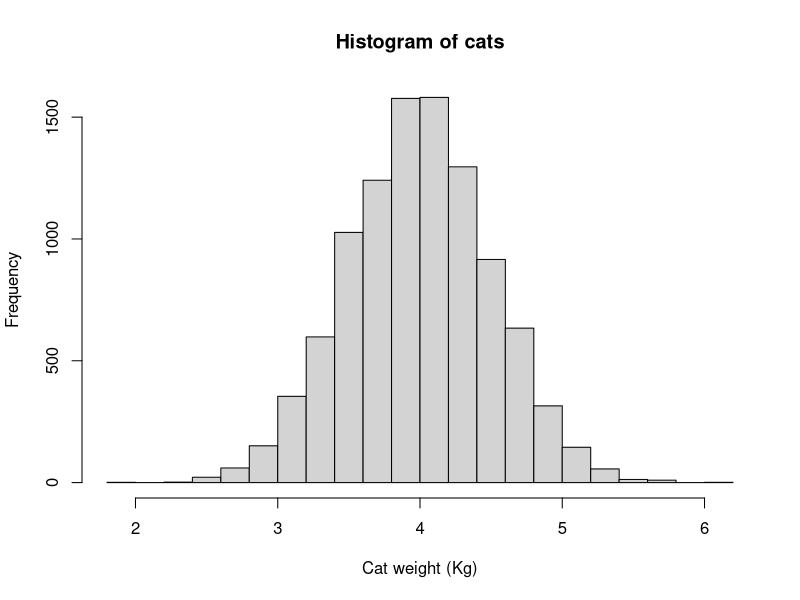

Recreate this plot in R. (Note: this script raises an error after producing the figure.)
## HEADER ####
## Who: <YOUR NAME>
## https://dsgarage.netlify.app/
## What: 2.1 Question, explore, analyze
## Last edited: <DATE TODAY in yyyy-mm-dd format)
####


## CONTENTS ####
# 2.2.1 Use of the histogram
# 2.2.2 Gaussian: that ain't normal
# 2.2.3 Poisson
# 2.2.4 Binomial
# 2.2.5 Diagnosing the distribution

# 2.2.1 Use of the histogram ####

# Try this:

# Adult domestic cats weight approximately 4 Kg on average
# with a standard deviation of approximately +/1 0.5 Kg

# Let's simulate some fake weight data for 1000 cats
help(rnorm) # A very useful function
help(set.seed) # If we use this, we can replicate "random data"
set.seed(42)
cats <- rnorm(n = 10000,
              mean = 4,
              sd = 0.5)
cats[1:10] # The first 10 cats

help(hist)
hist(x = cats,
     xlab = "Cat weight (Kg)")

# Try this:
# simulation of samples

help(sample) # randomly sample the cats vector
help(vector) # Initialize a variable to hold our sample means

# We will do a "for loop" with for()

mymeans <- vector(mode = "numeric",
                  length = 100)
mymeans # Empty

for(i in 1:100){
  mysample <- sample(x = cats, # Takes a random sample
                    size = 30)
  
  mymean[i] <- mean(mysample) # stores sample mean in ith vector address

  }
mymean # Our samples

hist(x = mymean,
     xlab = "Mean of samples",
     main = "100 cat weight samples (n = 30/sample)")
abline(v = mean(mymean), col = "red", lty = 2, lwd = 2)

# 2.2.2 Gaussian: that ain't normal ####

# Data
(myvar <- c(1,4,8,3,5,3,8,4,5,6))

# Mean the "hard" way
(myvar.mean <- sum(myvar)/length(myvar))

# Mean the easy way
mean(myvar)

# Variance the "hard" way 
# (NB this is the sample variance with [n-1])
(sum((myvar-myvar.mean)^2 / (length(myvar)-1)))

# Variance the easy way 
var(myvar)

# Std dev the easy way
sqrt(var(myvar))

## Gaussian variations ####
# Try this:

# 4 means
(meanvec <- c(10, 7, 10, 10))

# 4 standard deviations
(sdvec <- c(2, 2, 1, 3))

# Make a baseline plot
x <- seq(0,20, by = .1)

# Probabilities for our first mean and sd
y1 <- dnorm(x = x, 
            mean = meanvec[1],
            sd = sdvec[1])

# Baseline plot of 1st mean and sd
plot(x = x, y = y1, ylim = c(0, .4),
     col = "goldenrod",
     lwd = 2, type = "l",
     main = "Gaussian fun 
     \n mean -> curve position; sd -> shape",
     ylab = "Density",
     xlab = "(Arbitrary) Measure")

# Make distribution lines
mycol <- c("red", "blue", "green")
for(i in 1:3){
  y <- dnorm(x = x, 
                mean = meanvec[i+1],
                sd = sdvec[i+1])
  lines(x = x, y = y, 
        col = mycol[i],
        lwd = 2, type = "l")
}

# Add a legend
legend(title = "mean (sd)",
       legend = c("10 (1)", "10 (2)", 
                  "10 (3)", "  7 (2)"),
       lty = c(1,1,1,1), lwd = 2,
       col = c("blue", "goldenrod", "green", "red"),
       x = 15, y = .35)

## q-q- Gaussian ####

# Try This:

library(car) # Might need to install {car}

# Set graph output to 2 x 2 grid
# (we will set it back to 1 x 1 later)
par(mfrow = c(2,2)) 

# Small Gaussian sample
set.seed(42)
sm.samp <- rnorm(n = 10, 
                 mean = 10, sd = 2)

qqPlot(x = sm.samp, 
       dist = "norm", # C'mon guys, Gaussian ain't normal!
       main = "Small sample Gaussian")

# Large Gaussian sample
set.seed(42)
lg.samp <- rnorm(n = 1000, 
                 mean = 10, sd = 2)

qqPlot(x = lg.samp, 
       dist = "norm", 
       main = "Large sample Gaussian")

# Non- Gaussian sample
set.seed(42)
uni <- runif(n = 50, 
                 min = 3, max = 17)

qqPlot(x = uni, 
       dist = "norm", 
       main = "Big deviation at top")

par(mfrow = c(1,1))



# 2.2.3 Poisson ####

# Try this:

# E.g. (simulated) Number of ewes giving birth to triplets
# The counts were made in one year 1n 100 similar flocks (<20 ewes)
set.seed(42)
mypois <- rpois(n = 100, lambda = 3)
hist(mypois,
     main = "Ewes with triplets",
     xlab = "Count of triplets")

# Try this:
# 3 lambdas
(lambda <- c(1, 3, 5))

# Make a baseline plot
x <- seq(0, 15, by = 1)

# Probabilities for our first lambda
y1 <- dpois(x = x, 
            lambda = lambda[1])

# Baseline plot Pois
plot(x = x, y = y1, ylim = c(0, .4),
     col = "goldenrod",
     lwd = 2, type = "b",
     main = "Poisson fun",
     ylab = "Density",
     xlab = "(Arbitrary) Count")

# Make distribution lines
mycol <- c("red", "blue")
for(i in 1:2){
  y <- dpois(x = x, 
             lambda = lambda[i+1])
  lines(x = x, y = y, 
        col = mycol[i],
        lwd = 2, type = "b")
}

# Add a legend
legend(title = "lambda",
       legend = c("1", "3", "5"),
       lty = c(1,1,1,1), lwd = 2,
       col = c("goldenrod", "red", "blue"),
       x = 12, y = .35)


# 2.2.4 Binomial ####

# Try this:
# dormouse presence:
set.seed(42)
rbinom(n = 50, # Number of "experiments", here nestboxes checked
       size = 1, # Number of checks, one check per nestbox
       prob = .3) # Probability of presence

# Try this:
# Flip a fair coin:
set.seed(42)
rbinom(n = 20, # Number of "experiments", 20 people flipping a coin
       size = 10, # Number of coin flips landing on "heads" out of 10 flips per person
       prob = .5) # Probability of "heads"


# Try this:

# Binomial parameters
# 3 n of trial values
(n <- c(10, 10, 20))

# 3 probability values
(p <- c(.5, .8, .5))

# Make a baseline plot
x <- seq(0, 20, by = 1)

# Probabilities for our first set of parameters
y1 <- dbinom(x = x, 
            size = n[1],
            prob = p[1])

# Baseline plot Binom
plot(x = x, y = y1, ylim = c(0, .4),
     col = "goldenrod",
     lwd = 2, type = "b",
     main = "Binomial fun",
     ylab = "Density",
     xlab = "(Arbitrary) # \"Successes\"")

# Make distribution lines
mycol <- c("red", "blue")
for(i in 1:2){
  y <- dbinom(x = x, 
             size = n[i+1],
             prob = p[i+1])
  lines(x = x, y = y, 
        col = mycol[i],
        lwd = 2, type = "b")
}

# Add a legend
legend(title = "Parameters",
       legend = c("n = 10, p = 0.50", 
                  "n = 10, p = 0.80",
                  "n = 20, p = 0.50"),
       lty = c(1,1,1,1), lwd = 2,
       col = c("goldenrod", "red", "blue"),
       x = 13, y = .35)



# 2.2.5 Diagnosing the distribution ####


## 2.2.6 Practice exercises ####

# Data to use:

set.seed(42)
(A <- round(rnorm(20, 40, 3),1))
(B <- rpois(20, 10))
(C <- round(runif(20, 0, 1), 2))
(D <- round(rbeta(20, 1, 1), 1)*15+5)

# The code below loads and prints the data frame "dat"
# Data dictionary for "dat", a dataset with different measures of 20 sheep
# weight - weight in Kg
# ked - count of wingless flies
# trough - 2 feed troughs, proportion of times "Trough A" fed from
# shear - minutes taken to "hand shear" each sheep
(dat <- data.frame(
  weight = c(44.1, 38.3, 41.1, 41.9, 41.2, 39.7, 44.5, 39.7, 46.1, 39.8, 
    43.9, 46.9, 35.8, 39.2, 39.6, 41.9, 39.1, 32.0, 32.7, 44.0),
  
  ked = c(9, 4, 15, 11, 10, 8, 12, 12, 6, 11,
             12, 13, 8, 11, 19, 19, 12, 7, 8, 14),
  
  trough = c(0.52, 0.74, 0.62, 0.63, 0.22, 0.22, 0.39, 0.94, 0.96, 0.74,
              0.73, 0.54, 0.00, 0.61, 0.84, 0.75, 0.45, 0.54, 0.54, 0.00),
  
  shear = c(14.0, 8.0, 14.0, 11.0, 14.0, 5.0, 9.5, 11.0, 6.5, 11.0, 
            18.5, 11.0, 18.5, 8.0, 8.0, 6.5, 18.5, 15.5, 14.0, 8.0)
  ))
